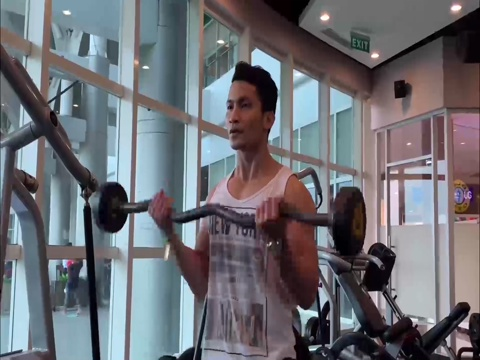
#> input picture archive/barbell biceps curl/barbell biceps curl_3000011.jpg, 480 x 360 px; its folder holds 3 pictures in this run
$ python sift_desc_detector_test.py
#> lines starting #> are read from the running program, lines starting #| are printed output that depends on the picture; pictures that were not available may be replaced by others from this repository, and a replacement may not be noted
### feature_extraction/extractors/sift_desc_detector.py
import numpy as np
import cv2 as cv


class sift_desc_detector:
    '''
    Class representing a SIFT (Scale invariant feature transform)
    descriptor detector which automatically detects the 20 most
    representative descriptors via PCA (Principal component analysis)
    and returns the as a list of vectors.

    Attributes:
        - name (Str):               Str representation of the extractors name.
        - photo_path (Str):         Path to the current photo used by extractor.
        - features (np.ndarray):    Own features (descriptors) retrieved.
        - good_match_ratio (float): Float representing which ratio is a good KNNmatch.
        - nr_descriptors (Int):     Integer representing the nr of descs to retrieve.

    Functions:
        - get_features(n_descriptors):     A function for calculating the sift descriptors of the
                                           specified image. Returns a number of descriptors based on
                                           the param set at utilization. Default = 50.
        - compare(descriptors_to_compare): A function for comparing the features of the current
                                           image to features given as a parameter.
        - get_name():                      Retrieves the name of the extractors.
        - set_new_photo():                 Sets a new photo to the extractor.
    '''
    name = "SIFT_descriptor_detector"
    photo_path = None
    nr_descriptors = None
    good_match_ratio = None
    features = None

    def __init__(self, photo_path="", nr_descriptors=50, good_match_ratio = 0.75):
        self.photo_path = photo_path
        self.nr_descriptors = nr_descriptors
        self.good_match_ratio = good_match_ratio


    def get_features(self):
        '''
        This get_features function retrieves low dimensional
        sift descriptors of the current image:

        Parameters:
        - self (sift_desc_detector obj): Itself

        Returns
        - descriptors (list[descriptors]): List of descriptors of curr img
        '''
        # Retrieve the current photo and turn it to greyscale
        # to minimize color space dimensionality and effectivize
        # processing
        curr_photo = cv.imread(self.photo_path)
        gray_curr_photo = cv.cvtColor(curr_photo, cv.COLOR_BGR2GRAY)

        # Initialize sift object and utilize on the greyscale
        # of our image to retrieve descriptors:
        sift = cv.SIFT.create()
        key_points, descriptors = sift.detectAndCompute(gray_curr_photo, None)


        # Sort the keypoints by "response strength" to only retrieve the
        # nr_descriptors descriptors of the keypoints with the highest response
        # strength if image contains nr_descriptors:
        if len(key_points) >= self.nr_descriptors:
            points_to_retrieve = self.nr_descriptors
        else:
            points_to_retrieve = len(key_points)

        responses = np.array([kp.response for kp in key_points])
        top_indices = np.argsort(-responses)[:points_to_retrieve]
        top_descriptors = np.array([descriptors[index] for index in top_indices])

        self.features = top_descriptors

        return top_descriptors


    def compare(self, descriptors_to_compare):
        '''
        A compare function to compare the features (descriptors) of
        the current image to the features given as a param.

        Parameters:
            - descriptors_to_compare (nd.array): Array of descriptors

        Returns:
            - comparison_metric (float):         Metric evaluating comparison, float [0-100]
        '''
        # Utilizing the cv2 libraries brute force matcher
        brute_force_matcher = cv.BFMatcher()
        matches = brute_force_matcher.knnMatch(self.features, descriptors_to_compare, 2)

        # Applying a ratio test (from: https://docs.opencv.org/4.x/dc/dc3/tutorial_py_matcher.html)
        good_matches = []
        for neighbor_1, neighbor_2 in matches:
            if (neighbor_1.distance < self.good_match_ratio*neighbor_2.distance):
                good_matches.append([neighbor_1])

        # Calculate metric:
        num_good_matches = len(good_matches)
        if num_good_matches == 0:
            return 0
        else:
            return (num_good_matches / self.nr_descriptors)*100


    def get_name(self):
        '''Getter function for getting extractor name'''
        return self.name


    def set_new_photo(self, photo_path):
        '''Setter function for setting a new photo'''
        self.photo_path = photo_path

### feature_extraction/test/sift_desc_detector_test.py
####################################################
######## TESTING OF sift_desc_detector.py ##########
####################################################
# Imports and path fixing:
import sys
import os
import numpy as np
sys.path.append("feature_extraction")
from extractors.sift_desc_detector import sift_desc_detector


def setup(utilize_test_set=False):
    # retrieving the directory to use for testing
    directory = os.path.dirname(os.path.dirname(os.path.dirname(os.path.abspath(__file__))))
    directory = os.path.join(directory, "archive")

    if utilize_test_set:
        directory = os.path.join(directory, "A_test_set")

    # Iterating through images and making a list of image paths:
    images_to_use = []
    for root, _, files in os.walk(directory):
        for file in files:
            absolute_file_path = os.path.join(root, file)
            parent_folder = os.path.basename(os.path.dirname(absolute_file_path))

            if not utilize_test_set:
                if parent_folder == "Test_plank":
                    continue
                if parent_folder == "Test_pullup":
                    continue

            images_to_use.append(absolute_file_path)
    return images_to_use


def initiate_SIFT(query_image, num_descs=40, ratio=0.75):
    # Set query image and initiate SIFT:
    sift_object = sift_desc_detector(query_image, nr_descriptors=num_descs, good_match_ratio=ratio)
    sift_object.get_features()

    # Retrieve features of curr object:
    return sift_object


def initiate_test(image, descs, good_match_ratio, test_nr):
        # Initiate sift and image paths:
    query_image = image
    sift_object_query = initiate_SIFT(query_image, num_descs=descs, ratio=good_match_ratio)
    image_paths = setup(utilize_test_set=True)

    # Loop through the test images and compare:
    comparisons = []
    for img_path in image_paths:
        # Initiate curr db image sift, retrieve features, compare, store and delete.
        sift_object_db_image = initiate_SIFT(img_path, num_descs=descs, ratio=good_match_ratio)
        features = sift_object_db_image.get_features()

        comparisons.append(sift_object_query.compare(features))
        del sift_object_db_image

    # Print results
    print(f"\n##### TEST NR {test_nr}: #####\n")
    print("Params:")
    print(f"Image used: {os.path.basename(image)}\nNum of descriptors: {descs}\nRatio for good match: {good_match_ratio}")
    print(f"Image retrieved: {os.path.basename(image_paths[np.argmax(np.array(comparisons))])}\n")

    print("Images used:")
    for elem in image_paths:
        print(os.path.basename(elem))
    print("\nComparisons:")
    print(comparisons)


###### TEST ######
if __name__ == "__main__":
    # Start testing script
    images_to_use = []
    while True:
        user_input_image = input("Image to use: ")
#> the answer given: ../../archive/barbell biceps curl/barbell biceps curl_3000011.jpg
        images_to_use.append(user_input_image)

        prompt = input("Do you want to add another image (y/n)? ")
#> the answer given: n
        if (prompt.lower() == "n"):
            for i in range(1, len(images_to_use)+1):
                initiate_test(images_to_use[i-1], 40, 0.75, i)
#> in get_features, curr_photo is the input picture: shape (360, 480, 3); mean B, G, R 116.2, 110.1, 109.3
#> in get_features, `gray_curr_photo = cv.cvtColor(curr_photo, cv.COLOR_BGR2GRAY)`:
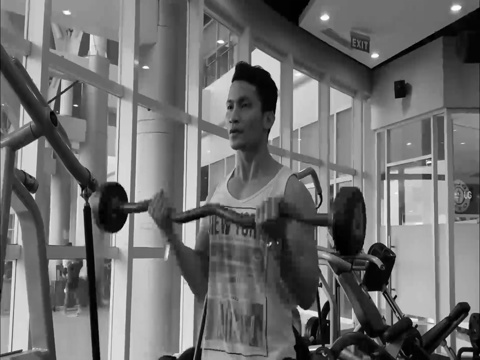
#> gray_curr_photo: shape (360, 480); min 0, max 254, mean 110.5
#> in get_features, `key_points, descriptors = sift.detectAndCompute(gray_curr_photo, None)`: key_points = 1062 keypoints; strongest (x, y, size): (464, 324, 6), (315, 314, 4.3), (307, 314, 9.4), (189, 235, 13.9)
#> in get_features, `responses = np.array([kp.response for kp in key_points])`: responses = 1062 values, max 0.0988 at index 1036, min 0.0133 at index 597, mean 0.0337
#> in get_features, `top_indices = np.argsort(-responses)[:points_to_retrieve]`: top_indices = 40 values, max 1052 at index 7, min 48 at index 31, mean 686.1
#> in compare, `matches = brute_force_matcher.knnMatch(self.features, descriptors_to_c..`: matches = 40 matches
#> the loop in compare, `for neighbor_1, neighbor_2 in matches:` made 40 passes
#> in compare, `num_good_matches = len(good_matches)`: num_good_matches = 40
#| Image retrieved: barbell biceps curl_3000011.jpg
#| [100.0]
            break

$ run again, on archive/barbell_biceps_curl/barbell biceps curl_4200101.jpg
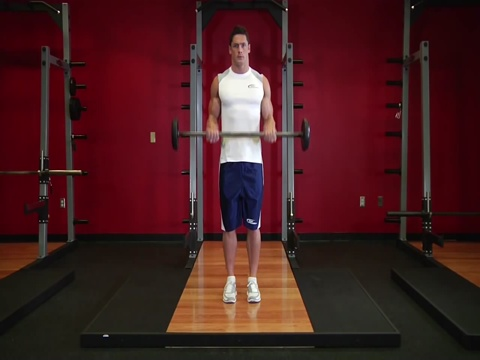
#> input picture archive/barbell_biceps_curl/barbell biceps curl_4200101.jpg, 480 x 360 px
#> in get_features, curr_photo is the input picture: shape (360, 480, 3); mean B, G, R 31.7, 30, 71.5
#> in get_features, `gray_curr_photo = cv.cvtColor(curr_photo, cv.COLOR_BGR2GRAY)`:
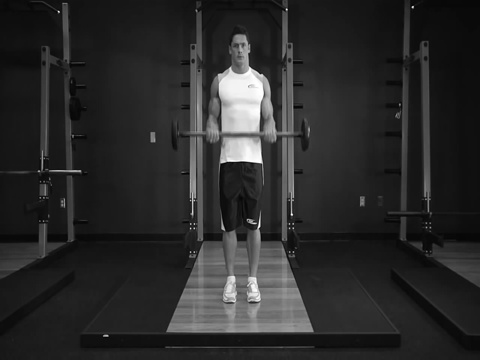
#> gray_curr_photo: shape (360, 480); min 1, max 255, mean 42.6
#> key_points = 322 keypoints; strongest (x, y, size): (243, 92, 33.8), (250, 153, 14.8), (223, 228, 2.5), (192, 213, 1.9)
#> responses = 322 values, max 0.0959 at index 182, min 0.0133 at index 120, mean 0.0282
#> top_indices = 40 values, max 295 at index 34, min 50 at index 25, mean 180.3
#> matches = 40 matches
#> the loop in compare, `for neighbor_1, neighbor_2 in matches:` made 40 passes
#> num_good_matches = 40
#| Image retrieved: barbell biceps curl_4200101.jpg
#| [100.0]

$ run again, on archive/bench press/bench press_1500001.jpg
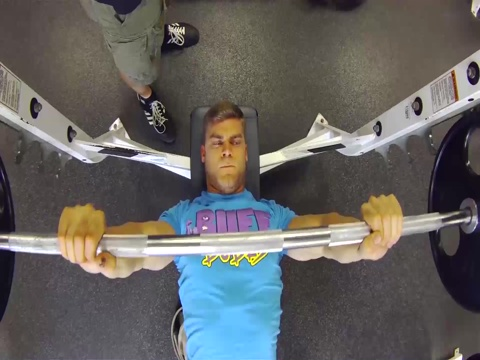
#> input picture archive/bench press/bench press_1500001.jpg, 480 x 360 px
#> in get_features, curr_photo is the input picture: shape (360, 480, 3); mean B, G, R 97.1, 98.7, 99.8
#> in get_features, `gray_curr_photo = cv.cvtColor(curr_photo, cv.COLOR_BGR2GRAY)`:
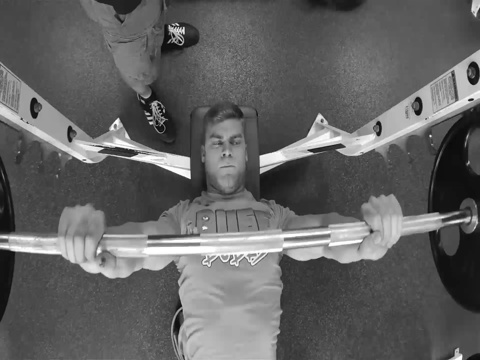
#> gray_curr_photo: shape (360, 480); min 6, max 255, mean 98.8
#> key_points = 643 keypoints; strongest (x, y, size): (178, 165, 15.5), (471, 100, 2.3), (270, 160, 12.9), (151, 123, 2)
#> responses = 643 values, max 0.0945 at index 223, min 0.0134 at index 392, mean 0.0328
#> top_indices = 40 values, max 638 at index 31, min 1 at index 32, mean 313.2
#> matches = 40 matches
#> the loop in compare, `for neighbor_1, neighbor_2 in matches:` made 40 passes
#> num_good_matches = 40
#| Image retrieved: bench press_1500001.jpg
#| [100.0]
